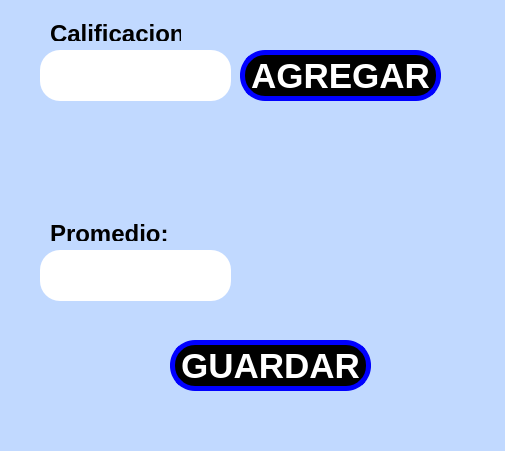
<?xml version="1.0" encoding="UTF-8"?>
<ui version="4.0">
 <class>MainWindow</class>
 <widget class="QMainWindow" name="MainWindow">
  <property name="geometry">
   <rect>
    <x>0</x>
    <y>0</y>
    <width>505</width>
    <height>451</height>
   </rect>
  </property>
  <property name="font">
   <font>
    <pointsize>17</pointsize>
   </font>
  </property>
  <property name="windowTitle">
   <string>MainWindow</string>
  </property>
  <property name="styleSheet">
   <string notr="true">background-color: rgb(193, 217, 255);</string>
  </property>
  <widget class="QWidget" name="centralwidget">
   <widget class="QPushButton" name="btn_agregar">
    <property name="geometry">
     <rect>
      <x>240</x>
      <y>50</y>
      <width>201</width>
      <height>51</height>
     </rect>
    </property>
    <property name="font">
     <font>
      <pointsize>26</pointsize>
      <bold>true</bold>
     </font>
    </property>
    <property name="styleSheet">
     <string notr="true">background-color: rgb(0, 0, 0);
color: rgb(255, 255, 255);
border-radius:25px;
border: 5px solid blue;</string>
    </property>
    <property name="text">
     <string>AGREGAR</string>
    </property>
   </widget>
   <widget class="QLineEdit" name="txt_calificacion">
    <property name="geometry">
     <rect>
      <x>40</x>
      <y>50</y>
      <width>191</width>
      <height>51</height>
     </rect>
    </property>
    <property name="font">
     <font>
      <pointsize>25</pointsize>
      <bold>true</bold>
     </font>
    </property>
    <property name="styleSheet">
     <string notr="true">border-radius:20px;
background-color: rgb(255, 255, 255);</string>
    </property>
    <property name="text">
     <string/>
    </property>
    <property name="alignment">
     <set>Qt::AlignCenter</set>
    </property>
   </widget>
   <widget class="QLabel" name="label">
    <property name="geometry">
     <rect>
      <x>50</x>
      <y>20</y>
      <width>131</width>
      <height>21</height>
     </rect>
    </property>
    <property name="text">
     <string>&lt;html&gt;&lt;head/&gt;&lt;body&gt;&lt;p&gt;&lt;span style=&quot; font-size:18pt; font-weight:700;&quot;&gt;Calificacion:&lt;/span&gt;&lt;/p&gt;&lt;/body&gt;&lt;/html&gt;</string>
    </property>
   </widget>
   <widget class="QLineEdit" name="txt_promedio">
    <property name="geometry">
     <rect>
      <x>40</x>
      <y>250</y>
      <width>191</width>
      <height>51</height>
     </rect>
    </property>
    <property name="font">
     <font>
      <pointsize>25</pointsize>
      <bold>true</bold>
     </font>
    </property>
    <property name="styleSheet">
     <string notr="true">border-radius:20px;
background-color: rgb(255, 255, 255);</string>
    </property>
    <property name="text">
     <string/>
    </property>
    <property name="alignment">
     <set>Qt::AlignCenter</set>
    </property>
   </widget>
   <widget class="QLabel" name="label_3">
    <property name="geometry">
     <rect>
      <x>50</x>
      <y>220</y>
      <width>131</width>
      <height>21</height>
     </rect>
    </property>
    <property name="text">
     <string>&lt;html&gt;&lt;head/&gt;&lt;body&gt;&lt;p&gt;&lt;span style=&quot; font-size:18pt; font-weight:700;&quot;&gt;Promedio:&lt;/span&gt;&lt;/p&gt;&lt;/body&gt;&lt;/html&gt;</string>
    </property>
   </widget>
   <widget class="QPushButton" name="btn_guardar">
    <property name="geometry">
     <rect>
      <x>170</x>
      <y>340</y>
      <width>201</width>
      <height>51</height>
     </rect>
    </property>
    <property name="font">
     <font>
      <pointsize>26</pointsize>
      <bold>true</bold>
     </font>
    </property>
    <property name="styleSheet">
     <string notr="true">background-color: rgb(0, 0, 0);
color: rgb(255, 255, 255);
border-radius:25px;
border: 5px solid blue;</string>
    </property>
    <property name="text">
     <string>GUARDAR</string>
    </property>
   </widget>
  </widget>
  <widget class="QMenuBar" name="menubar">
   <property name="geometry">
    <rect>
     <x>0</x>
     <y>0</y>
     <width>505</width>
     <height>24</height>
    </rect>
   </property>
  </widget>
  <widget class="QStatusBar" name="statusbar"/>
 </widget>
 <resources/>
 <connections/>
</ui>
